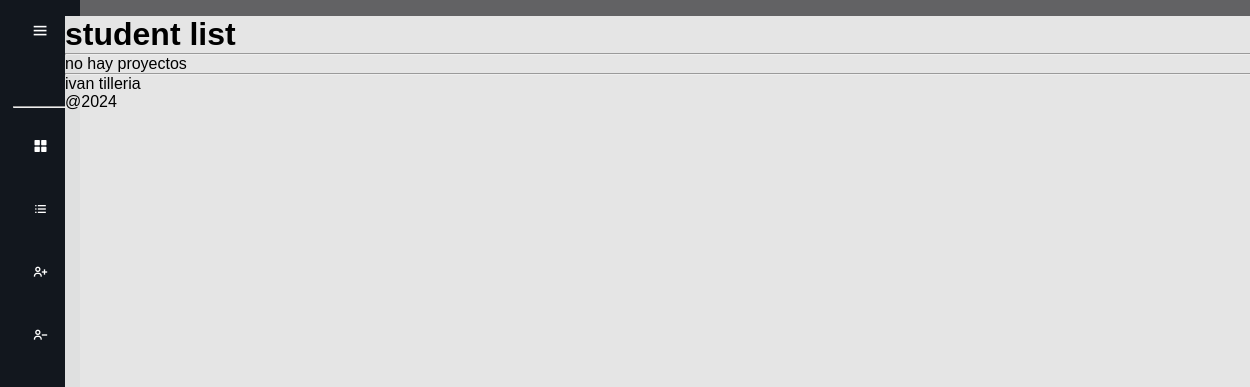
The app's page /list_student/, older data.
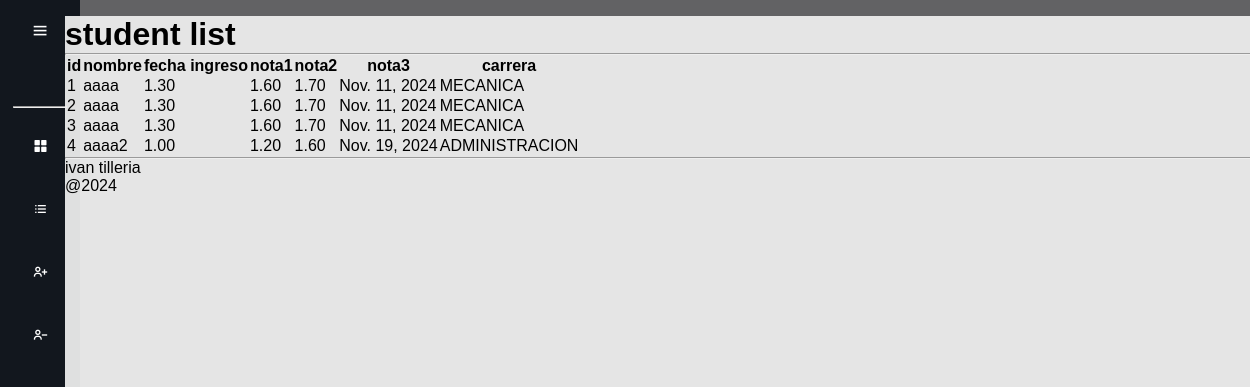
The same page, newer data.
### alumnos/models.py (models this page shows)
class Alumnos(models.Model):
    id=models.AutoField(primary_key=True)
    nota1=models.DecimalField(max_digits=10, decimal_places=2)
    nota2=models.DecimalField(max_digits=10, decimal_places=2)
    nota3=models.DecimalField(max_digits=10, decimal_places=2)
    nombre=models.CharField(max_length=50)
    fechaIngreso=models.DateField()
    carrera= models.CharField(max_length=50)

### alumnos/views.py (the view)
# urls.py: path('list_student/', views.list_students, name='list_student'),
def list_students(request):
    alumnos = Alumnos.objects.all()
    return render(request, 'list_student.html', {'alumnos' : alumnos})

### templates/list_student.html
{% extends 'base.html'%}
{% block content %}
    <h1>student list</h1>
    <hr>
    {% if alumnos %}
        <table class="table">
            <thead>
                <tr>
                    <th>id</th>
                    <th>nombre</th>
                    <th>fecha ingreso</th>
                    <th>nota1</th>
                    <th>nota2</th>
                    <th>nota3</th>
                    <th>carrera</th>
                </tr>
            </thead>
            <tbody>
                {% for alumno in alumnos %}
                    <tr>
                        <td>{{alumno.id}}</td>
                        <td>{{alumno.nombre}}</td>
                        <td>{{alumno.nota1}}</td>
                        <td>{{alumno.nota2}}</td>
                        <td>{{alumno.nota3}}</td>
                        <td>{{alumno.fechaIngreso}}</td>
                        <td>{{alumno.carrera}}</td>
                    </tr>
                {% endfor %}
            </tbody>
        </table>
    {% else %}
        <div class="alert alert-warning text-center">
            no hay proyectos
        </div>
    {% endif %}
{% endblock %}

### templates/base.html (shortened to what this page needs)
<!DOCTYPE html>
<html lang="es">
<head>
    {% load static %}
    <link rel="stylesheet" type="text/css" href="{% static 'css/base.css' %}">
    <link href="https://unpkg.com/boxicons@2.1.4/css/boxicons.min.css" rel="stylesheet">
</head>
<body>
    <div class="sidebar">
        <div class="sidebar-top">
            <i class="bx bx-menu" id="sidebar-btn"></i>
        </div>
        <hr class="sidebar-divider">
        <ul>
            <li>
                <a href="{% url 'add_student' %}">
                    <i class="bx bxs-grid-alt"></i>
                </a>
            </li>
            <li>
                <a href="{% url 'list_student' %}">
                    <i class='bx bx-list-ul' ></i>
                </a>
            </li>
            <li>
                <a href="#">
                    <i class='bx bx-user-plus' ></i>
                </a>
            </li>
            <li>
                <a href="#">
                    <i class='bx bx-user-minus'></i>
                </a>
            </li>
        </ul>
    </div>
    <div class="main-content">
        <div class="main-content-page">
            {% block content %}
            {% endblock %}
            <div class="main-content-footer">
                <hr>
                <div class="main-content-footer-name">ivan tilleria</div>
                <div class="main-content-footer-year">@2024</div>
            </div>
        </div>
    </div>
</body>
</html>

### static/css/base.css (style rules this page uses)
* { margin: 0; padding: 0; box-sizing: border-box; font-family: Arial, Helvetica, sans-serif; }
.sidebar { position: absolute; top: 0; left: 0; height: calc(100vh + 3.4%); width: 80px; background-color: #12171e; padding: 0.4rem 0.8rem; transition: all 0.5s ease; }
.sidebar #sidebar-btn { position: absolute; color: #ffff; top: .4rem; left: 50%; font-size: 1.2rem; line-height: 50px; transform: translateX(-50%); cursor: pointer; }
.sidebar ul li { position: relative; list-style-type: none; height: 50px; width: 90%; margin: 0.8rem auto; line-height: 50px; }
.sidebar ul li a { color: #ffff; display: flex; align-items: center; text-decoration: none; border-radius: 0.8rem; }
.sidebar ul li a i { min-width: 50px; text-align: center; height: 50px; border-radius: 12px; line-height: 50px; }
.main-content { position: relative; background-color: rgb(98, 98, 100); min-height: 100vh; top: 0; left: 80px; transition: all 0.5s ease; width: calc(100% - 80px); padding: 1rem; display: flex; flex-direction: column; align-items: center; }
.main-content-page { background-color: #eeee; height: 100vh; width: 75rem }

Row changes from the older to the newer data that the page shows:
added Alumnos: id "1", nombre "aaaa", nota1 "1.30", nota2 "1.60", nota3 "1.70", fechaIngreso "Nov. 11, 2024", carrera "MECANICA"
added Alumnos: id "2", nombre "aaaa", nota1 "1.30", nota2 "1.60", nota3 "1.70", fechaIngreso "Nov. 11, 2024", carrera "MECANICA"
added Alumnos: id "3", nombre "aaaa", nota1 "1.30", nota2 "1.60", nota3 "1.70", fechaIngreso "Nov. 11, 2024", carrera "MECANICA"
added Alumnos: id "4", nombre "aaaa2", nota1 "1.00", nota2 "1.20", nota3 "1.60", fechaIngreso "Nov. 19, 2024", carrera "ADMINISTRACION"
Text that changed along with them:
text no longer shown: "no hay proyectos"
text now shown: "id nombre fecha ingreso nota1 nota2 nota3 carrera"
